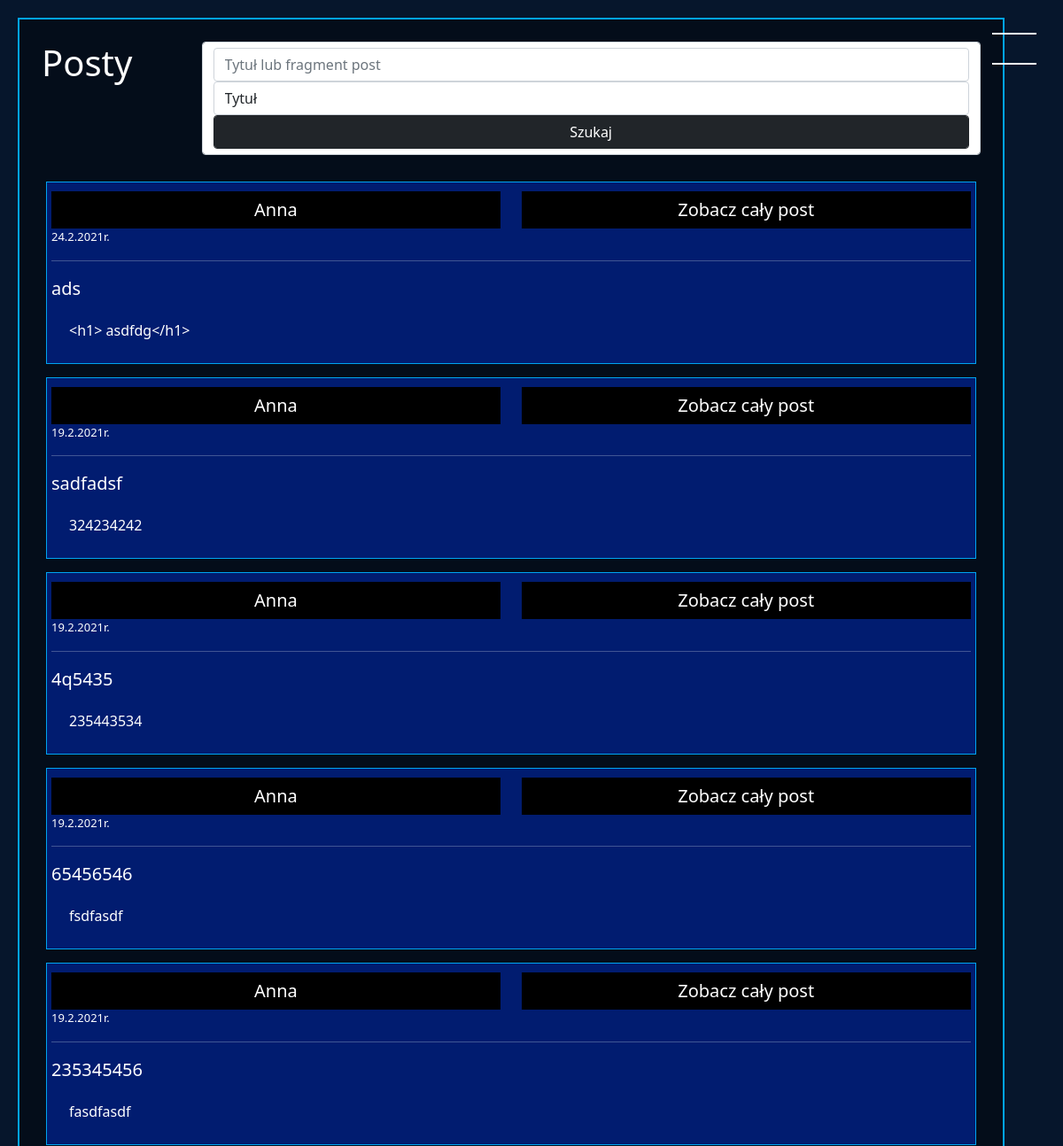
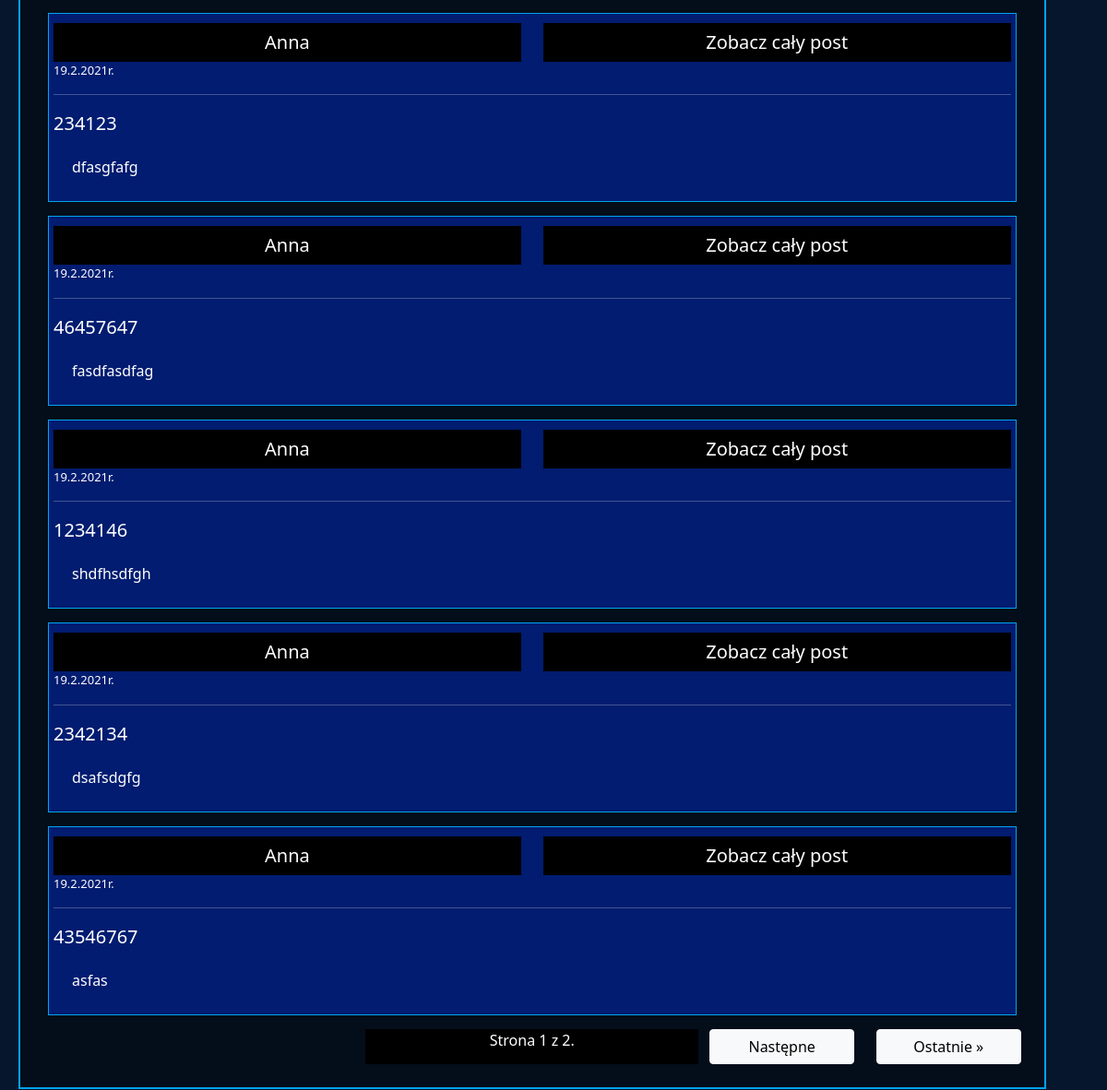
The page /posts (signed in) on the database its author committed (2 pictures, top to bottom).
### blog/models.py (models this page shows, shortened)
class Post(models.Model):
    owner =  models.ForeignKey("Profile", on_delete=models.CASCADE)
    date = models.DateField(auto_now_add=True)
    date_time = models.DateTimeField(auto_now_add=True)
    title = models.CharField(max_length=200)
    text = models.CharField(max_length=4000)
    comments = models.ManyToManyField("Post_comment", related_name='+')
    class Meta:
        ordering = ["-date","-date_time"]

class Profile(models.Model):
    user = models.OneToOneField(User, null=True, on_delete=models.CASCADE)
    birth_date = models.DateField(blank=True,null=True)
    description = models.TextField(blank=True,null=True)
    first_name = models.CharField(blank=True, null=True, max_length=40)
    last_name = models.CharField(blank=True, null=True, max_length=40)
    country = models.CharField(blank=True, null=True, max_length=40)
    city = models.CharField(blank=True, null=True, max_length=40)
    height = models.DecimalField(blank=True,null=True, decimal_places=0, max_digits=120)
    weight = models.DecimalField(blank=True,null=True, decimal_places=0, max_digits=120)
    gender = models.CharField(blank=True,null=True, max_length=222)
    friends = models.ManyToManyField('self', blank=True)
    images = models.ManyToManyField("ProfileImage", related_name='+',blank=True)
    chats = models.ManyToManyField("ChatBox", related_name='+',blank=True)
    posts = models.ManyToManyField("Post", related_name='+',blank=True)
    def get_name(self):
        if self.first_name and self.last_name:
            return str(str(self.first_name)+" "+str(self.last_name)) #+" ("+str(self.user.username)+")"
        elif self.first_name:
            return self.first_name
        else:
            return self.user.username

### blog/views.py (the view, shortened to what this page needs)
# urls.py: path("posts", views.PostsView.as_view(), name="posts"),
class PostsView(View):
    def get(self, request):
        user = request.user.profile
        posts= []
        def myFunc(e):
            e.date_time
            return e.date_time
        for friend in user.friends.all():
            for post in friend.posts.all():
                posts.append(post)
        posts.sort(reverse=True, key=myFunc)
        paginator = Paginator(posts, 10)
        page_number = request.GET.get('page')
        posts = paginator.get_page(page_number)
        context={
            'profile':user,
            'posts':posts,
        }
        return render(request, "blog/posts.html", context)

### blog/templates/blog/posts.html (shortened to what this page needs)
{% extends "blog/base.html"%}
{%load static%}
{%block content%}
<div class="background_v1" >
    <div class="row">
        <div class="col-sm-12 col-md-2"><h1 style="color:white;">Posty</h1></div>
        <div class="col-sm-12 col-md-10">
        <form action="{% url 'posts' %}"method="POST" class="form-control">
            <input type="text" name="title" placeholder="Tytuł lub fragment post" class="form-control"/>
            <select name="title2" class="form-control">
                <option value="title" class="form-control">Tytuł</option>
            </select>
            <button type="submit" class="form-control btn btn-dark">Szukaj</button>
        </form>
        </div>
    </div>
    <div class="profile_posts_box2" >
        {%for post in posts%}
            <div class="profile_post">
                 <div class="profile_post_title">
                    <div class="row">
                        <div class="col-sm-6">
                        <a href="{%url 'profile' post.owner.id %}"
                        class="my-button" style="margin-top:5px;"
                        >{{post.owner.get_name}}</a>
                        </div>
                        <div class="col-sm-6">
                        <a href="{%url 'post' post.id %}" style="margin-top:5px;"
                        class="my-button" >Zobacz cały post</a>
                        </div>
                    </div>
                </div>
                <div class="profile_post_date">{{post.date| date:"d.n.Y"}}r.</div>
                 <hr />
                <div class="profile_post_title">{{post.title}}</div>
                <div class="profile_post_text">{{post.text}}</div>
            </div>
        {%endfor%}
    </div>
    <div class="pagination row">
        {% if posts.has_previous %}
            <div class="col-md-12 col-lg-2">
            <a class="pagiantion_obj btn btn-light"
             href="?page=1">&laquo; Pierwsze</a>
            </div>
            <div class="col-md-12 col-lg-2">
            <a class="pagiantion_obj btn btn-light"
            href="?page={{ posts.previous_page_number }}">Poprzednie</a>
            </div>
        {%else%}
            <div class="pagination_obj col-md-12 col-lg-2" style="height:1px;"></div>
            <div class="pagination_obj col-md-12 col-lg-2" style="height:1px;"></div>
        {% endif %}
        <div class="pagiantion_obj pagination_number col-sm-12 col-md-4" >
            Strona {{ posts.number }} z {{ posts.paginator.num_pages }}.
        </div>
        {% if posts.has_next %}
            <div class="col-md-12 col-lg-2">
            <a class="pagiantion_obj btn btn-light pagiantion_obj"
            href="?page={{ posts.next_page_number }}">Następne</a>
            </div>
            <div class="col-md-12 col-lg-2">
            <a class="pagiantion_obj btn btn-light pagiantion_obj"
            href="?page={{ posts.paginator.num_pages }}">Ostatnie &raquo;</a>
             </div>
        {% endif %}
    </div>
</div>
{% endblock %}

### static/style.css (style rules this page uses)
* { box-sizing: border-box; margin:0; padding:0; }
:root { --ramka: rgb(0, 164, 240); --message-button: rgb(17, 0, 255); --background: black; --h: white; --body-text: white; --card-title: rgb(255, 255, 255); --card-body: rgb(68, 0, 255); --my-message: rgb(0, 34, 128); --other-message: rgb(0, 195, 255); --main-p-desc:rgba(2, 30, 121, 0.9); --bg-v1:rgba(0, 0, 0, 0.4); --btn-text: white; --btn-hover: crimson; --btn-border:black; --btn-bg: black; --profile:rgba(2, 30, 121, 0.9); --all-chats-chat:white; --last-message: rgb(68, 0, 255); --profile-posts-box:rgba(0, 0, 0, 0.4); }
body { background-repeat: no-repeat; background-size: cover; background: var(--background); color: var(--body-text); }
h1,h2,h3,h4,h5 { color:var(--h); }
.background_v1 { border: solid 2px var(--ramka); padding: 25px; background-color: var(--bg-v1); min-height: 800px; width: 96%; }
.btn { width:100%; }
.profile_posts_box2 { width:100%; margin-top: 10px; padding:5px; }
.profile_post { width:100%; height:77%; padding:5px; margin-top: 15px; border:solid 1px var(--ramka); background-color:var(--profile); }
.profile_post_title { font-size: 20px; }
.profile_post_date { font-size: 13px; }
.profile_post_text { padding:20px; }
.my-button { display: inline-block; text-align: center; padding:5px; background-color:var(--btn-bg); border:none; color:var(--btn-text); font-size: 20px; transition: background-color 1s, color 1s; text-decoration: none; width: 100%; border: solid 1px var(--btn-border); }
.pagination { margin-top: 10px; }
.pagination_number { background-color: var(--btn-bg); color:var(--btn-text); text-align: center; }

### rows shown on the page
Post: owner.get_name "Anna", date "24.2.2021", title "ads", text "<h1> asdfdg</h1>"
Post: owner.get_name "Anna", date "19.2.2021", title "sadfadsf", text "324234242"
Post: owner.get_name "Anna", date "19.2.2021", title "4q5435", text "235443534"
Post: owner.get_name "Anna", date "19.2.2021", title "65456546", text "fsdfasdf"
Post: owner.get_name "Anna", date "19.2.2021", title "235345456", text "fasdfasdf"
Post: owner.get_name "Anna", date "19.2.2021", title "234123", text "dfasgfafg"
Post: owner.get_name "Anna", date "19.2.2021", title "46457647", text "fasdfasdfag"
Post: owner.get_name "Anna", date "19.2.2021", title "1234146", text "shdfhsdfgh"
Post: owner.get_name "Anna", date "19.2.2021", title "2342134", text "dsafsdgfg"
Post: owner.get_name "Anna", date "19.2.2021", title "43546767", text "asfas"

### other values the page prints
{{ posts.number }} "1"
{{ posts.paginator.num_pages }} "2"
